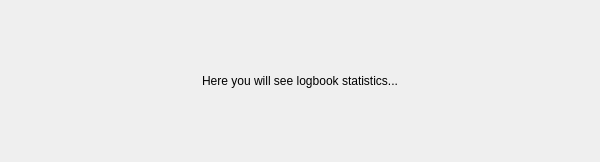
<?xml version="1.0" encoding="UTF-8"?>
<ui version="4.0">
 <class>WdgToolbar</class>
 <widget class="QWidget" name="WdgToolbar">
  <property name="geometry">
   <rect>
    <x>0</x>
    <y>0</y>
    <width>600</width>
    <height>162</height>
   </rect>
  </property>
  <property name="windowTitle">
   <string>Form</string>
  </property>
  <layout class="QGridLayout" name="gridLayout">
   <property name="leftMargin">
    <number>0</number>
   </property>
   <property name="topMargin">
    <number>0</number>
   </property>
   <property name="rightMargin">
    <number>0</number>
   </property>
   <property name="bottomMargin">
    <number>0</number>
   </property>
   <item row="0" column="0">
    <widget class="QLabel" name="label">
     <property name="text">
      <string>Here you will see logbook statistics...</string>
     </property>
     <property name="alignment">
      <set>Qt::AlignCenter</set>
     </property>
    </widget>
   </item>
  </layout>
 </widget>
 <resources/>
 <connections/>
</ui>
